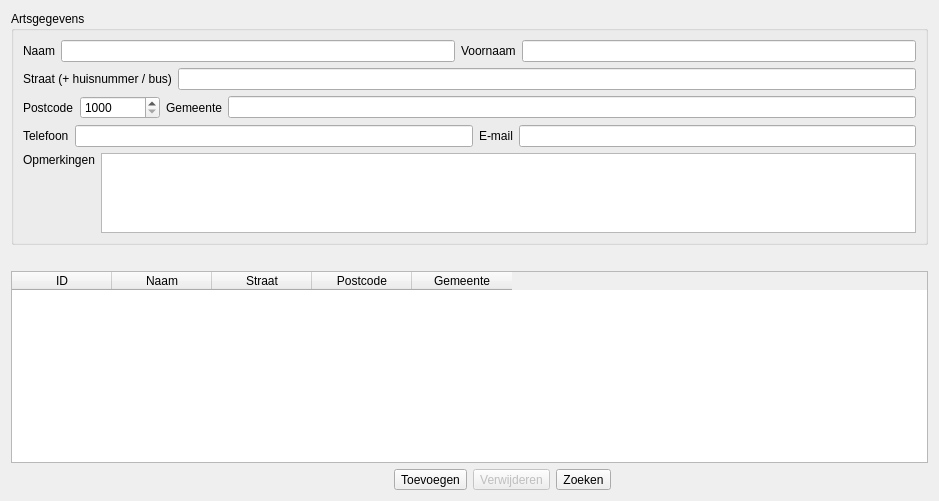
      <widget class="QWidget" name="tabNko">
       <attribute name="title">
        <string>Artsen</string>
       </attribute>
       <layout class="QGridLayout" name="gridLayout_10">
        <item row="0" column="0">
         <widget class="QGroupBox" name="g_artsgegevens">
          <property name="sizePolicy">
           <sizepolicy hsizetype="Expanding" vsizetype="Preferred">
            <horstretch>0</horstretch>
            <verstretch>0</verstretch>
           </sizepolicy>
          </property>
          <property name="title">
           <string>Artsgegevens</string>
          </property>
          <layout class="QGridLayout" name="gridLayout_9">
           <item row="0" column="0">
            <layout class="QHBoxLayout" name="horizontalLayout_11">
             <item>
              <widget class="QLabel" name="l_artsNaam">
               <property name="text">
                <string>Naam</string>
               </property>
              </widget>
             </item>
             <item>
              <widget class="QLineEdit" name="m_artsNaam"/>
             </item>
             <item>
              <widget class="QLabel" name="l_artsVoornaam">
               <property name="text">
                <string>Voornaam</string>
               </property>
              </widget>
             </item>
             <item>
              <widget class="QLineEdit" name="m_artsVoornaam">
               <property name="sizePolicy">
                <sizepolicy hsizetype="Expanding" vsizetype="Fixed">
                 <horstretch>0</horstretch>
                 <verstretch>0</verstretch>
                </sizepolicy>
               </property>
              </widget>
             </item>
            </layout>
           </item>
           <item row="1" column="0">
            <layout class="QHBoxLayout" name="horizontalLayout_12">
             <item>
              <widget class="QLabel" name="l_artsStraat">
               <property name="text">
                <string>Straat (+ huisnummer / bus)</string>
               </property>
              </widget>
             </item>
             <item>
              <widget class="QLineEdit" name="m_artsStraat"/>
             </item>
            </layout>
           </item>
           <item row="2" column="0">
            <layout class="QHBoxLayout" name="horizontalLayout_13">
             <item>
              <widget class="QLabel" name="label_36">
               <property name="text">
                <string>Postcode</string>
               </property>
              </widget>
             </item>
             <item>
              <widget class="QSpinBox" name="m_artsPostcode">
               <property name="sizePolicy">
                <sizepolicy hsizetype="Preferred" vsizetype="Fixed">
                 <horstretch>0</horstretch>
                 <verstretch>0</verstretch>
                </sizepolicy>
               </property>
               <property name="minimumSize">
                <size>
                 <width>80</width>
                 <height>0</height>
                </size>
               </property>
               <property name="minimum">
                <number>1000</number>
               </property>
               <property name="maximum">
                <number>9999</number>
               </property>
              </widget>
             </item>
             <item>
              <widget class="QLabel" name="l_artsGemeente">
               <property name="text">
                <string>Gemeente</string>
               </property>
              </widget>
             </item>
             <item>
              <widget class="QLineEdit" name="m_artsGemeente"/>
             </item>
            </layout>
           </item>
           <item row="3" column="0">
            <layout class="QHBoxLayout" name="horizontalLayout_14">
             <item>
              <widget class="QLabel" name="l_artsTelefoon">
               <property name="text">
                <string>Telefoon</string>
               </property>
              </widget>
             </item>
             <item>
              <widget class="QLineEdit" name="m_artsTelefoon"/>
             </item>
             <item>
              <widget class="QLabel" name="l_artsEmail">
               <property name="text">
                <string>E-mail</string>
               </property>
              </widget>
             </item>
             <item>
              <widget class="QLineEdit" name="m_artsEmail"/>
             </item>
            </layout>
           </item>
           <item row="4" column="0">
            <layout class="QHBoxLayout" name="horizontalLayout_17">
             <item>
              <widget class="QLabel" name="l_artsOpmerkingen">
               <property name="text">
                <string>Opmerkingen</string>
               </property>
               <property name="alignment">
                <set>Qt::AlignLeading|Qt::AlignLeft|Qt::AlignTop</set>
               </property>
              </widget>
             </item>
             <item>
              <widget class="QTextEdit" name="m_artsOpmerkingen">
               <property name="sizePolicy">
                <sizepolicy hsizetype="Expanding" vsizetype="Preferred">
                 <horstretch>0</horstretch>
                 <verstretch>0</verstretch>
                </sizepolicy>
               </property>
               <property name="maximumSize">
                <size>
                 <width>16777215</width>
                 <height>80</height>
                </size>
               </property>
              </widget>
             </item>
            </layout>
           </item>
          </layout>
         </widget>
        </item>
        <item row="1" column="0">
         <spacer name="verticalSpacer_2">
          <property name="orientation">
           <enum>Qt::Vertical</enum>
          </property>
          <property name="sizeType">
           <enum>QSizePolicy::Fixed</enum>
          </property>
          <property name="sizeHint" stdset="0">
           <size>
            <width>827</width>
            <height>20</height>
           </size>
          </property>
         </spacer>
        </item>
        <item row="2" column="0">
         <widget class="QTableWidget" name="m_artsenLijst">
          <property name="selectionMode">
           <enum>QAbstractItemView::SingleSelection</enum>
          </property>
          <property name="sortingEnabled">
           <bool>true</bool>
          </property>
          <property name="columnCount">
           <number>5</number>
          </property>
          <column>
           <property name="text">
            <string>ID</string>
           </property>
          </column>
          <column>
           <property name="text">
            <string>Naam</string>
           </property>
          </column>
          <column>
           <property name="text">
            <string>Straat</string>
           </property>
          </column>
          <column>
           <property name="text">
            <string>Postcode</string>
           </property>
          </column>
          <column>
           <property name="text">
            <string>Gemeente</string>
           </property>
          </column>
         </widget>
        </item>
        <item row="3" column="0">
         <layout class="QHBoxLayout" name="horizontalLayout_18">
          <item>
           <spacer name="horizontalSpacer3">
            <property name="orientation">
             <enum>Qt::Horizontal</enum>
            </property>
            <property name="sizeHint" stdset="0">
             <size>
              <width>383</width>
              <height>20</height>
             </size>
            </property>
           </spacer>
          </item>
          <item>
           <widget class="QToolButton" name="b_artsToevoegen">
            <property name="text">
             <string>Toevoegen</string>
            </property>
            <property name="icon">
             <iconset>
              <normalon>:/icons/edit_add-64.png</normalon>
             </iconset>
            </property>
           </widget>
          </item>
          <item>
           <widget class="QToolButton" name="b_artsVerwijderen">
            <property name="enabled">
             <bool>false</bool>
            </property>
            <property name="text">
             <string>Verwijderen</string>
            </property>
            <property name="icon">
             <iconset>
              <normalon>:/icons/edit_remove-64.png</normalon>
             </iconset>
            </property>
           </widget>
          </item>
          <item>
           <widget class="QToolButton" name="b_artsZoeken">
            <property name="text">
             <string>Zoeken</string>
            </property>
            <property name="icon">
             <iconset>
              <normalon>:/icons/mail_find-64.png</normalon>
             </iconset>
            </property>
           </widget>
          </item>
          <item>
           <spacer name="horizontalSpacer_4">
            <property name="orientation">
             <enum>Qt::Horizontal</enum>
            </property>
            <property name="sizeHint" stdset="0">
             <size>
              <width>317</width>
              <height>20</height>
             </size>
            </property>
           </spacer>
          </item>
         </layout>
        </item>
       </layout>
      </widget>
